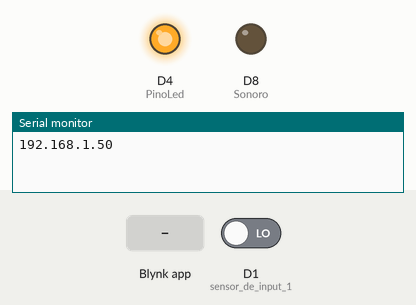
A sketch run on a simulated ESP8266 (NodeMCU). On the bench: output pins drawn as LEDs (lit = HIGH), the last lines printed to the serial monitor. Inputs (shaded band) come from the test bench; at power-on: D1 (sensor_de_input_1) LOW. WiFi joins after 1.5 s; servers stay silent unless stated.

Above: at 3.0 s.
3.1 s: Blynk app writes 1 to V1
At 3.7 s:
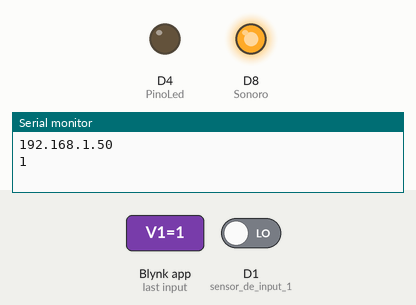
4.6 s: Blynk app writes 0 to V1
At 6.0 s:
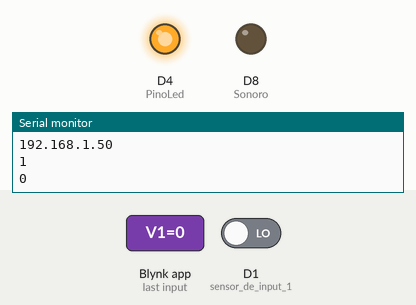
Timing chart, 0 to 7.6 s (numbered marks = the images above; inputs shaded):
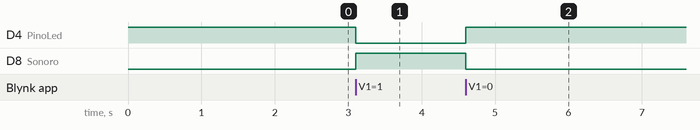

Measured:
- after the input at 3.1 s, D4 (PinoLed): HIGH → LOW at once; D8 (Sonoro): LOW → HIGH at once
- after the input at 4.6 s, D4 (PinoLed): LOW → HIGH at once; D8 (Sonoro): HIGH → LOW at once

The sketch:

Proj_final_1.ino
```cpp
#define BLYNK_TEMPLATE_ID "TMPL2sVtvOVEw"
#define BLYNK_TEMPLATE_NAME "Quickstart Template"
#define BLYNK_AUTH_TOKEN "ndY54v76oYhKQ7SX7c0oc8d185Yk0rTN"

#include <BlynkSimpleEsp8266.h>
#include "ESP8266WiFi.h"

const char* id = "Zé Paulo";
const char* senha = "...";

int botaoTeste = 0;
int SenCasa = 0;
int flag = 0;
const int PinoLed = LED_BUILTIN;
const int IPviwer = V2;
const int StatusViwer = V3;
const int Sonoro = D8;
void update();

BLYNK_WRITE(V0)
{
  botaoTeste = param.asInt();
  Serial.println(botaoTeste);
  update();
}

BLYNK_WRITE(V1)
{
  SenCasa = param.asInt();
  Serial.println(SenCasa);
  update();
}

void update()
{
  if(SenCasa == 1)
  {
    if(flag == 1 || botaoTeste == 1 || digitalRead(D1)==0 || digitalRead(D2)==0 || digitalRead(D3)==0 || digitalRead(D4)==0 || digitalRead(D5)==0)
    {
      digitalWrite(PinoLed, 0);
      digitalWrite(Sonoro, 1);

      flag = 1;
      String voidString = "Sua casa pode ter sido invadida!!!";
      Blynk.virtualWrite(StatusViwer, voidString);
    }
  }
  else
  {
    digitalWrite(PinoLed, 1);
    digitalWrite(Sonoro, 0);

    flag = 0;
    String voidString = "Sua casa aparentemente está segura.";
    Blynk.virtualWrite(StatusViwer, voidString);
  }
}

void conectarBlynk()
{
  while (!Blynk.connected()) {
    // Espera até que a conexão seja estabelecida
    delay(10);
    Serial.println("Conectado ao Blynk!");
  }
}

void VerificarRSSI()
{
  String ipString = WiFi.localIP().toString() + " = " + WiFi.RSSI() + " dBm";
  Blynk.virtualWrite(IPviwer, ipString);
}

void setup() {
  // put your setup code here, to run once:
  Serial.begin(9600);
  pinMode(D1, INPUT); //sensor de input 1
  pinMode(D2, INPUT); //sensor de input 2
  pinMode(D3, INPUT); //sensor de input 3, também é o botão do esp
  pinMode(D4, INPUT); //sensor de input 4
  pinMode(D5, INPUT); //sensor de input 5

  //pinMode(D7, OUTPUT); //algum outro aviso
  pinMode(Sonoro, OUTPUT); //Aviso sonoro D8
  pinMode(PinoLed, OUTPUT); // ascende o led


  update();

  Blynk.begin(BLYNK_AUTH_TOKEN,id,senha,"blynk.cloud",80);

  conectarBlynk();

  Serial.println(WiFi.localIP());
  VerificarRSSI();

  String voidString = " ";
  Blynk.virtualWrite(StatusViwer, voidString);
}

void loop() {
  // put your main code here, to run repeatedly:
  if (!Blynk.connected()) {
    conectarBlynk();
    Serial.println("Conectado ao Blynk!");
  }

  Blynk.run();
  VerificarRSSI();
  update();

  delay(1);
}
```
